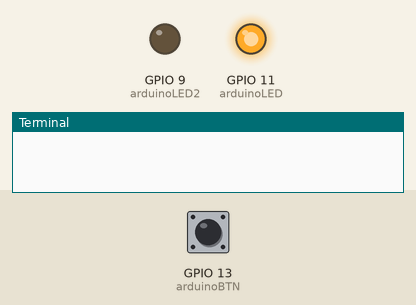
This program was run on a simulated Raspberry Pi (BCM pin numbers). On the bench: output pins drawn as LEDs (lit = HIGH), the last lines printed to the terminal. Dashed ring = blinking. Inputs (shaded band) come from the test bench; at power-on: GPIO 13 (arduinoBTN) LOW.

Above: at 1.2 s.
1.3 s: GPIO 13 (arduinoBTN) pulled HIGH for 1 s
At 1.45 s:
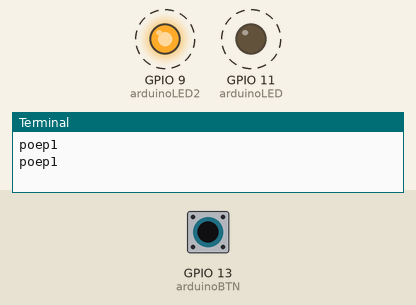
4.3 s: GPIO 13 (arduinoBTN) pulled HIGH for 3.2 s
At 8.8 s:
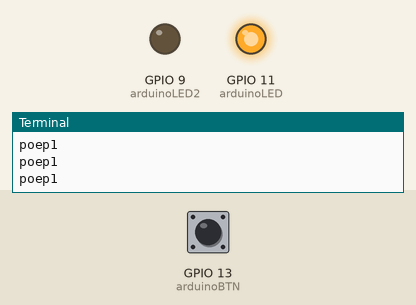
Timing chart, 0 to 10.3 s (numbered marks = the images above; inputs shaded):
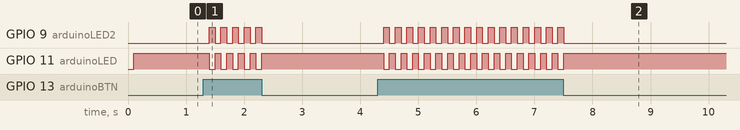

The program:

Opdracht_8.py
```python
import RPi.GPIO as GPIO
import time

arduinoLED = 11
arduinoLED2 = 9
arduinoBTN = 13

check = 0

GPIO.setmode(GPIO.BCM)

#Ik heb de pins genoemd naar wat ze afvangen
#arduinoBTN krijgt een signaal van de arduino wanneer die detecteerd dat er op de knop wordt gedrukt
GPIO.setup(arduinoBTN, GPIO.IN)
#De led sturen signalen naar de arduino die dat doorgeven aan de ledlamp
GPIO.setup(arduinoLED, GPIO.OUT)
GPIO.setup(arduinoLED2, GPIO.OUT)

while True:
    time.sleep(0.1)
    #simpele bool switch
    if check == 0:
        GPIO.output(arduinoLED, GPIO.HIGH)
        GPIO.output(arduinoLED2, GPIO.LOW)
    else:
        GPIO.output(arduinoLED, GPIO.LOW)
        GPIO.output(arduinoLED2, GPIO.HIGH)

    if GPIO.input(arduinoBTN) == GPIO.HIGH:
        if check == 0:
            check = 1
        else:
            check = 0
        print("poep1")
```

Measured:
- after the input at 1.3 s, GPIO 9 (arduinoLED2): alternates HIGH for 0.10 s and LOW for 0.10 s, 10 changes in all, then stays LOW, starting after 0.10 s; GPIO 11 (arduinoLED): alternates HIGH for 0.10 s and LOW for 0.10 s, 10 changes in all, then stays HIGH, starting after 0.10 s
- after the input at 4.3 s, GPIO 9 (arduinoLED2): alternates HIGH for 0.10 s and LOW for 0.10 s, 32 changes in all, then stays LOW, starting after 0.10 s; GPIO 11 (arduinoLED): alternates HIGH for 0.10 s and LOW for 0.10 s, 32 changes in all, then stays HIGH, starting after 0.10 s
